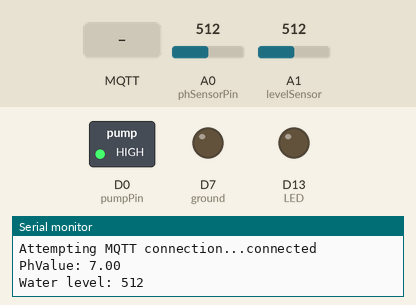
Simulated run of this sketch. Board: Arduino MKR. Parts: switched loads named in the sketch (green lamp = pin HIGH), output pins drawn as LEDs (lit = HIGH), the last lines printed to the serial monitor. The inputs (shaded band) are chosen by the test bench; at power-on: A0 (phSensorPin) = 512, A1 (levelSensor) = 512. WiFi joins after 1.5 s; servers stay silent unless stated; random numbers use the default seed unless the sketch sets one; no MQTT or app messages arrive unless stated.

Above: at 2.7 s.
2.8 s: MQTT message "Turn on" arrives on the first subscribed topic
At 4.3 s:
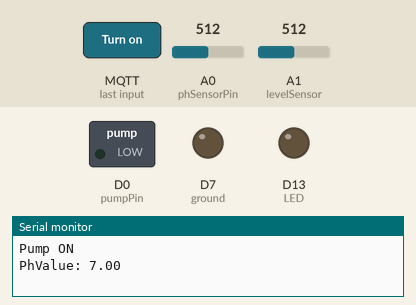
5.2 s: MQTT message "Turn off" arrives on the first subscribed topic
At 7.4 s:
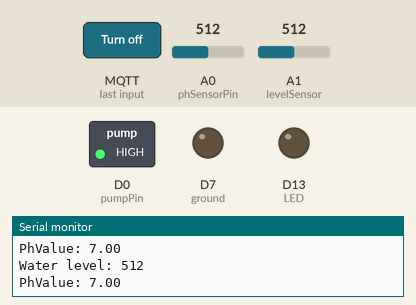
Timing chart, 0 to 8.9 s (numbered marks = the images above; inputs shaded):
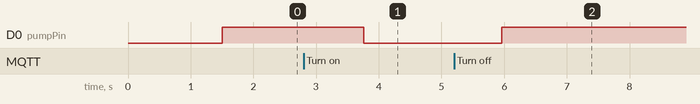

The sketch:

chlorination.ino
```cpp
//Dependencies
#include <ArduinoHttpClient.h>
#include <ArduinoJson.h>
#include <WiFiNINA.h>
#include <PubSubClient.h>

//Connect Arduino Board to WiFi
WiFiClient wifiClient;
HttpClient httpClient(wifiClient, "192.168.8.210", 8080);
//WIFI Information
const char* ssid = "Testbed-W";
const char* ssid_pass = "HokieDVE";  // Use this variable if you want to connect to WiFi
const char* broker = "192.168.8.210";
const char* mqtt_username = "smartmqtt";
const char* mqtt_password = "HokieDVE";
const int mqtt_port = 1883;
WiFiClient espClient;
PubSubClient client(espClient);
unsigned long lastMqttPublishTimePH = 0;  // To store the time of the last published message
unsigned long lastMqttPublishTimeWater = 0;  // To store the time of the last published message

//MQTT Topics
const char* topic_outtake_pump = "chlo_chamber/outtake_pump";
const char* topic_ph = "chlo_chamber/ph_sensor";
const char* topic_level = "chlo_chamber/water_level";

//Arduino Ports and Pins
#define phSensorPin A0
#define levelSensor A1
#define LED 13
#define pumpPin 0
#define ground 7
#define GND_PIN 2

//Values for calculating pH level
int samples = 10;
float adc_resolution = 1024.0;

//Converts voltage value to readable pH value
float ph (float voltage) {
    return 7 + ((2.5 - voltage) / 0.1841);
}

void setup() {
  Serial.begin(9600);

  Serial.println("Serial initialized");

  /*Connecting to the the Wifi Router*/

  // Connect to Wi-Fi
  WiFi.begin(ssid, ssid_pass); // Use the variable for SSID and password
  while (WiFi.status() != WL_CONNECTED) {
    delay(1000);
    Serial.println("Connecting to WiFi...");
  }
  Serial.println("Connected to WiFi");

  //Configure Arduino Pins
  //Water level needs 5 Volts to work properly
  pinMode(pumpPin, OUTPUT);
  pinMode(ground, OUTPUT);
  digitalWrite(ground, LOW);
  pinMode(GND_PIN, OUTPUT);
  digitalWrite(GND_PIN, LOW);
  pinMode(LED, OUTPUT);
  //Defaults pump to off
  digitalWrite(pumpPin, HIGH);

  // Connects to MQTT Broker
  client.setServer(broker, mqtt_port);
  client.setCallback(callback);
}

void loop() {
  // Continously listens to MQTT
  if (!client.connected()) {
    reconnect();
  }
  client.loop();

  // Readers water level
  int water_level_value = analogRead(levelSensor);

  // Reads pH Sensor value.
  int measurings = 0;
  for (int i = 0; i < samples; i++){
    measurings += analogRead(phSensorPin);
    delay(10);
  }

  // Publish pH level to MQTT every second
  if (millis() - lastMqttPublishTimePH > 1000U) {
    lastMqttPublishTimePH = millis();  // Update the last publish time
    // Calibrates value to desired value
    float voltage = (5.0 / adc_resolution) * (measurings / samples); // Fixing division order
    // Converts voltage to pH Value
    float ph_level_value = ph(voltage);
    String ph_value_str = String(ph_level_value, 2);  // Convert to string and round to 2 decimal places

    // Publishes pH level to MQTT and prints on serial monitor
    client.publish(topic_ph, ph_value_str.c_str());
    Serial.print("PhValue: ");
    Serial.println(ph_value_str);
  }
  delay(1000);
  // Publish water level every 2 seconds
  if (millis() - lastMqttPublishTimeWater > 2000U) {
    lastMqttPublishTimeWater = millis();  // Update the last publish time
    String water_level_str = String(water_level_value); // Convert water level to string
    // Publishes water level to MQTT and prints on serial monitor
    client.publish(topic_level, water_level_str.c_str());
    Serial.print("Water level: ");
    Serial.println(water_level_str);
  }
}

/*
  Method responsible for connecting to the MQTT Broker
*/
void reconnect() {
  // Loop until we're reconnected
  while (!client.connected()) {
    Serial.print("Attempting MQTT connection...");
    // Create a random client ID
    String clientId = "ESP8266Client-";
    clientId += String(random(0xffff), HEX);
    // Attempt to connect
    if (client.connect(clientId.c_str(), mqtt_username, mqtt_password)) {
      Serial.println("connected");
      // Once connected, publish an announcement...
      // ... and resubscribe
      client.subscribe(topic_outtake_pump);
    } else {
      Serial.print("failed, rc=");
      Serial.print(client.state());
      Serial.println(" try again in 5 seconds");
      // Wait 5 seconds before retrying
      delay(5000);
    }
  }
}

void callback(char* topic, byte* payload, unsigned int length) {
  Serial.print("Message arrived [");
  Serial.print(topic);
  Serial.print("] ");
  for (int i = 0; i < length; i++) {
    Serial.print((char)payload[i]);
  }
  Serial.println();

  String message;
  for (int i = 0; i < length; i++) {
    message += (char)payload[i];
  }

  if (strcmp(topic, topic_outtake_pump) == 0) {
    if (message == "Turn on") {
        digitalWrite(pumpPin, LOW);   // Turn the pump on (LOW)
        Serial.println("Pump ON");
    } else if (message == "Turn off") {
        digitalWrite(pumpPin, HIGH);  // Turn the pump off (HIGH)
        Serial.println("Pump OFF");
    }
  }
}
```

Measured:
- after the input at 2.8 s, D0 (pumpPin): HIGH → LOW after 0.96 s
- after the input at 5.2 s, D0 (pumpPin): LOW → HIGH after 0.76 s
